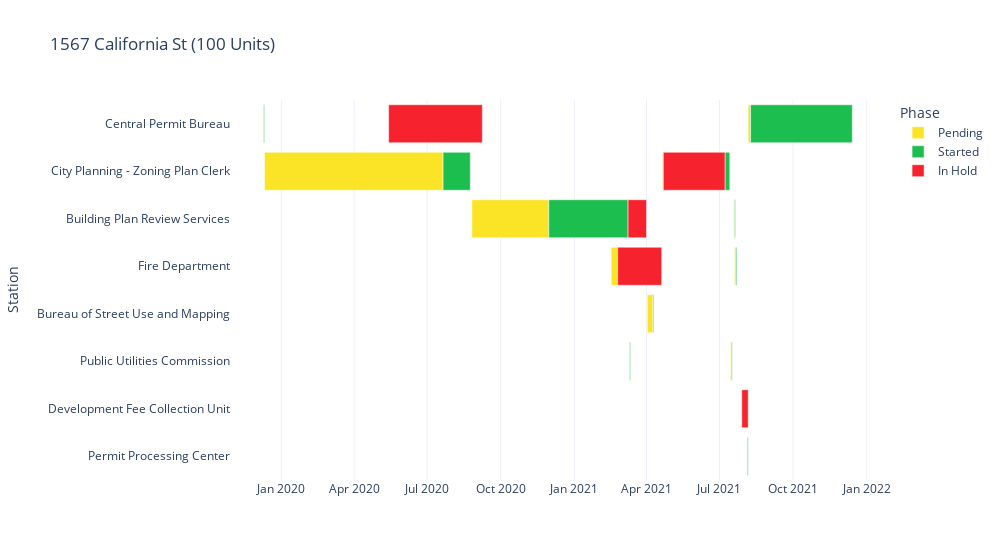

Notebook code cell kept with this figure:
### Markdown cell above
![1220 Valencia St](data/1120valenciast.png)

### Code cell
plotly.offline.init_notebook_mode(connected=True)

#_find_permits_with_proposed_units(permits_df, 100, float("inf"), 2019, 365 * 2, 365 * 3)
_permit_gannt_chart(permits_filed_after_2014_routing_df[permits_filed_after_2014_routing_df["Permit Number"] == "201912099034"])

### Figure 1 — Plotly figure (JSON) as saved in the notebook; plotly's stock layout.template omitted (floating-point values rounded to 4 significant figures)
{"data": [{"alignmentgroup": "True", "base": ["2020-05-14T00:00:00", "2019-12-10T00:00:00", "2019-12-11T00:00:00", "2020-08-26T00:00:00", "2021-02-16T00:00:00", "2021-04-02T00:00:00", "2021-03-11T00:00:00", "2021-04-21T00:00:00", "2021-07-15T00:00:00", "2021-07-19T00:00:00", "2021-07-20T00:00:00", "2021-07-29T00:00:00", "2021-08-05T00:00:00", "2021-08-06T00:00:00"], "customdata": [["N/A"], ["N/A"], ["N/A"], ["N/A"], ["N/A"], ["N/A"], ["N/A"], ["N/A"], ["N/A"], ["N/A"], ["N/A"], ["N/A"], ["N/A"], ["N/A"]], "hovertemplate": "Phase=Pending<br>start=%{base}<br>end=%{x}<br>Station=%{y}<br>hold_description=%{customdata[0]}<extra></extra>", "legendgroup": "Pending", "marker": {"color": "#FBE426", "pattern": {"shape": ""}}, "name": "Pending", "offsetgroup": "Pending", "orientation": "h", "showlegend": true, "textposition": "auto", "type": "bar", "x": [0, 0, 19267200000, 8294400000, 691200000, 604800000, 0, 86400000, 86400000, 86400000, 172800000, 0, 0, 259200000], "xaxis": "x", "y": ["Central Permit Bureau", "Central Permit Bureau", "City Planning - Zoning Plan Clerk", "Building Plan Review Services", "Fire Department", "Bureau of Street Use and Mapping", "Public Utilities Commission", "City Planning - Zoning Plan Clerk", "Public Utilities Commission", "Building Plan Review Services", "Fire Department", "Development Fee Collection Unit", "Permit Processing Center", "Central Permit Bureau"], "yaxis": "y"}, {"alignmentgroup": "True", "base": ["2020-09-08T00:00:00", "2020-05-14T00:00:00", "2019-12-10T00:00:00", "2020-07-21T00:00:00", "2020-11-30T00:00:00", "2021-04-20T00:00:00", "2021-02-24T00:00:00", "2021-04-09T00:00:00", "2021-03-11T00:00:00", "2021-04-22T00:00:00", "2021-07-08T00:00:00", "2021-07-16T00:00:00", "2021-07-20T00:00:00", "2021-07-22T00:00:00", "2021-07-29T00:00:00", "2021-08-05T00:00:00", "2021-08-09T00:00:00"], "customdata": [["N/A"], ["N/A"], ["N/A"], ["hard copy revisions received on 07/20/2020; delivered to a. perry at<br>planning (jennifer) hard copy revision stamped and approved on 7/21/20<br>by a. perry. approved project in general conformity with project<br>approved by commission with minor changes: 97 total dwelling units<br>(97,129sf) and ground floor retail (8,639sf), no vehicle parking. unit<br>mix of 13 studios, 34 1-bedrooms, 39 two-bedrooms, and 11 three-<br>bedrooms. awaiting original permit document to be located for sign off<br>and routing. note - there is a routing freeze to dbi from 7/22 to 8/4.<br>impact fees entered for project. (awp 7/21/20)  original permit<br>located and approved on 8/24/20, attached to approved plan set and<br>placed to be routed to dbi. tdm nsr still needs to be recorded prior<br>to permit issuance. (awp 8/24/20)"], ["N/A"], ["N/A"], ["N/A"], ["approved site permit only. 4/9/21: addendum requirements for sign off<br>- street improvement (new ground up construction) and minor sidewalk<br>encroachment (new fdc along the polk frontage). both ucds are inside<br>the property line and corner bulb out is existing. download the apps<br>at https://www.sfpublicworks.org/services/permits/application-forms.<br>email the required materials to bsmpermitdivision@sfdpw.org. also,<br>please coordinate with bureau of urban forestry about trees at<br>urbanforesty@sfdpw.org. -cc"], ["approved - assessed for capacity charges. route back to jerry<br>estrella, sffd, 3/11/21"], ["N/A"], ["N/A"], ["approved - already assessed charges. route to ppc 7/16/21"], ["approved"], ["restamped 8 sheets"], ["N/A"], ["8/6/21: to cpb;nl 7/23/21: update index, architect license date needs<br>to be updated for new sheets submitted on 7/8/21. plans on hold at ppc<br>(49 south van ness, 5th floor) for designer to make an appointment @<br>dbi.ppcrequest@sfgov.org to update drawings. 07/20/21: to sffd for re<br>stamp of sheets received on 07/08/21;me 07/19/21: to anne hu's desk<br>for re stamp of sheets  received on 07/08/21 (then to sffd);me<br>7/15/21: to sfpuc for re stamp  of plans received on 4/1/21; nl<br>04/21/21: to planning for re stamp of plans received on 04/01/21 (then<br>to puc);me 4/20/21: sffd retrieved the plans from hold bin;ec.<br>04/12/21: to overflow hold bin #34 pending sffd approval (then to<br>planning);me 4/2/21: to bsm; nl 02/16/21: to sffd;me 8/26/20: to bldg;<br>am  8/5/20: physically in-hold by city planning for scanning. ibb<br>12/11/19: to dcp; mml"], ["12/14/21: issued. site permit release to customer. amaris. 12/09/21:<br>132 pages. re-send invoice for site issuance & s-1 filing fee. amaris.<br>8/11/21: invoiced. gs school fees posted. 8/9/21: approved. sfusd<br>req'd, waiting for school fee calculation. need payer info, contr stmt<br>or owner builder form. gs"]], "hovertemplate": "Phase=Started<br>start=%{base}<br>end=%{x}<br>Station=%{y}<br>hold_description=%{customdata[0]}<extra></extra>", "legendgroup": "Started", "marker": {"color": "#1CBE4F", "pattern": {"shape": ""}}, "name": "Started", "offsetgroup": "Started", "orientation": "h", "showlegend": true, "textposition": "auto", "type": "bar", "x": [0, 0, 86400000, 2937600000, 8553600000, 0, 0, 86400000, 86400000, 0, 518400000, 86400000, 86400000, 86400000, 0, 86400000, 10972800000], "xaxis": "x", "y": ["Central Permit Bureau", "Central Permit Bureau", "Central Permit Bureau", "City Planning - Zoning Plan Clerk", "Building Plan Review Services", "Fire Department", "Fire Department", "Bureau of Street Use and Mapping", "Public Utilities Commission", "City Planning - Zoning Plan Clerk", "City Planning - Zoning Plan Clerk", "Public Utilities Commission", "Building Plan Review Services", "Fire Department", "Development Fee Collection Unit", "Permit Processing Center", "Central Permit Bureau"], "yaxis": "y"}, {"alignmentgroup": "True", "base": ["2020-05-14T00:00:00", null, null, "2021-03-09T00:00:00", "2021-02-24T00:00:00", null, null, "2021-04-22T00:00:00", null, null, null, "2021-07-29T00:00:00", null, null], "customdata": [["withdrawn epr, stick to paper per comments. ss 5/14/20: electronically<br>submitted. hardcopies to be reconciled. ss"], ["N/A"], ["hard copy revisions received on 07/20/2020; delivered to a. perry at<br>planning (jennifer) hard copy revision stamped and approved on 7/21/20<br>by a. perry. approved project in general conformity with project<br>approved by commission with minor changes: 97 total dwelling units<br>(97,129sf) and ground floor retail (8,639sf), no vehicle parking. unit<br>mix of 13 studios, 34 1-bedrooms, 39 two-bedrooms, and 11 three-<br>bedrooms. awaiting original permit document to be located for sign off<br>and routing. note - there is a routing freeze to dbi from 7/22 to 8/4.<br>impact fees entered for project. (awp 7/21/20)  original permit<br>located and approved on 8/24/20, attached to approved plan set and<br>placed to be routed to dbi. tdm nsr still needs to be recorded prior<br>to permit issuance. (awp 8/24/20)"], ["approved, 4/1/21"], ["04/20/2021, approved. routed to ppc. jbe  courtesy set to fpe estrella<br>for ot review 8/28/20 th  3-02-21, routed to estrella's desk. po"], ["approved site permit only. 4/9/21: addendum requirements for sign off<br>- street improvement (new ground up construction) and minor sidewalk<br>encroachment (new fdc along the polk frontage). both ucds are inside<br>the property line and corner bulb out is existing. download the apps<br>at https://www.sfpublicworks.org/services/permits/application-forms.<br>email the required materials to bsmpermitdivision@sfdpw.org. also,<br>please coordinate with bureau of urban forestry about trees at<br>urbanforesty@sfdpw.org. -cc"], ["approved - assessed for capacity charges. route back to jerry<br>estrella, sffd, 3/11/21"], ["final project plans and permit approved, consistent with and subject<br>to approvals under m-20657 and m-20918. all impact fees recalculated<br>and corrected based on final square footages and provision of 11 on-<br>site affordable units. all nsrs recorded and inserted into plans. (awp<br>7/14/21) project on hold to amend cu approval for additional sdb<br>height waiver (approved at cpc 5/13/21, motion 20918). waiting for<br>appeal period to expire, new cua-02 nsr to be recorded and inserted<br>into final set before issuance. (awp)"], ["approved - already assessed charges. route to ppc 7/16/21"], ["approved"], ["restamped 8 sheets"], ["8/6/21: the fsha has been executed.  7/29/21: awaiting executed first<br>source hiring agreement before sign off.  7/15/21: impact fee report<br>sent to agent."], ["8/6/21: to cpb;nl 7/23/21: update index, architect license date needs<br>to be updated for new sheets submitted on 7/8/21. plans on hold at ppc<br>(49 south van ness, 5th floor) for designer to make an appointment @<br>dbi.ppcrequest@sfgov.org to update drawings. 07/20/21: to sffd for re<br>stamp of sheets received on 07/08/21;me 07/19/21: to anne hu's desk<br>for re stamp of sheets  received on 07/08/21 (then to sffd);me<br>7/15/21: to sfpuc for re stamp  of plans received on 4/1/21; nl<br>04/21/21: to planning for re stamp of plans received on 04/01/21 (then<br>to puc);me 4/20/21: sffd retrieved the plans from hold bin;ec.<br>04/12/21: to overflow hold bin #34 pending sffd approval (then to<br>planning);me 4/2/21: to bsm; nl 02/16/21: to sffd;me 8/26/20: to bldg;<br>am  8/5/20: physically in-hold by city planning for scanning. ibb<br>12/11/19: to dcp; mml"], ["12/14/21: issued. site permit release to customer. amaris. 12/09/21:<br>132 pages. re-send invoice for site issuance & s-1 filing fee. amaris.<br>8/11/21: invoiced. gs school fees posted. 8/9/21: approved. sfusd<br>req'd, waiting for school fee calculation. need payer info, contr stmt<br>or owner builder form. gs"]], "hovertemplate": "Phase=In Hold<br>start=%{base}<br>end=%{x}<br>Station=%{y}<br>hold_description=%{customdata[0]}<extra></extra>", "legendgroup": "In Hold", "marker": {"color": "#F6222E", "pattern": {"shape": ""}}, "name": "In Hold", "offsetgroup": "In Hold", "orientation": "h", "showlegend": true, "textposition": "auto", "type": "bar", "x": [10108800000, null, null, 1987200000, 4752000000, null, null, 6652800000, null, null, null, 691200000, null, null], "xaxis": "x", "y": ["Central Permit Bureau", "Central Permit Bureau", "City Planning - Zoning Plan Clerk", "Building Plan Review Services", "Fire Department", "Bureau of Street Use and Mapping", "Public Utilities Commission", "City Planning - Zoning Plan Clerk", "Public Utilities Commission", "Building Plan Review Services", "Fire Department", "Development Fee Collection Unit", "Permit Processing Center", "Central Permit Bureau"], "yaxis": "y"}], "layout": {"barmode": "overlay", "legend": {"title": {"text": "Phase"}, "tracegroupgap": 0}, "title": {"text": "1567 California St (100 Units)"}, "width": 1000, "xaxis": {"anchor": "y", "domain": [0, 1], "type": "date"}, "yaxis": {"anchor": "x", "autorange": "reversed", "domain": [0, 1], "title": {"text": "Station"}}}}
